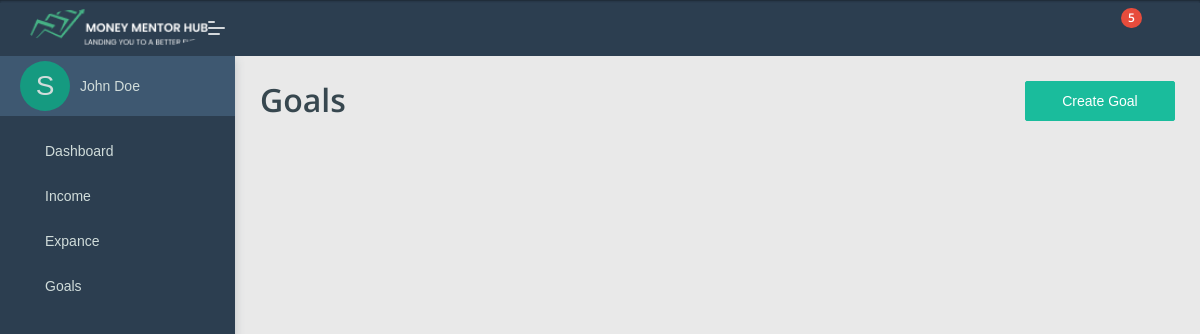
Page /FinanceApp/view-goals/ on the earlier database version.
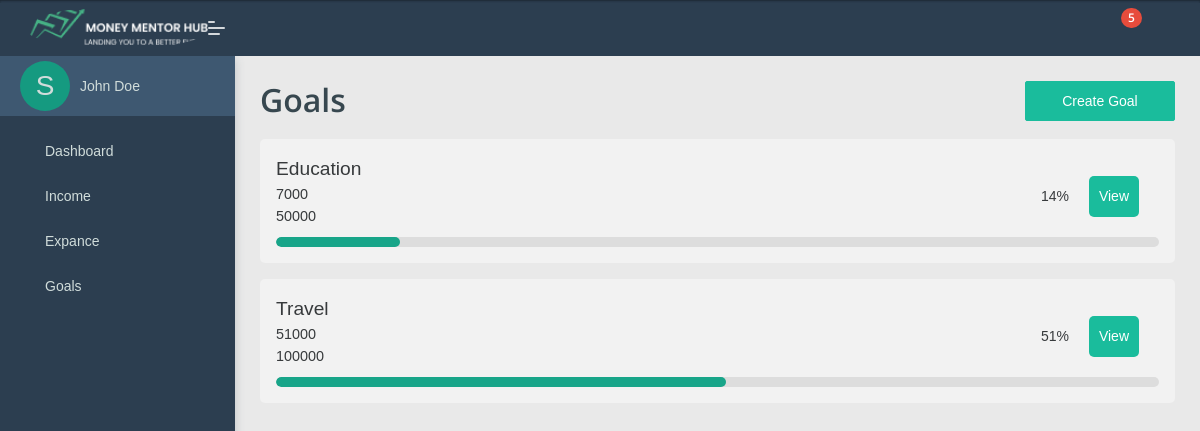
Same page on the later database version.
### FinanceApp/models.py (models this page shows)
class Goals(models.Model):
     user_id = models.ForeignKey(User_Register,on_delete=models.CASCADE)
     Goal_name = models.CharField(max_length=200)
     Target_amount = models.BigIntegerField()
     Saved_amount = models.BigIntegerField()
     Targe_date = models.DateField()
     per = models.BigIntegerField()

### FinanceApp/views.py (the view)
# urls.py: path('FinanceApp/view-goals/',view_goals,name='view_Goal'),
def view_goals(request):
    per = 0
    all_goals = Goals.objects.all()
    record_count = Goals.objects.count()
    if record_count > 0:
        for row in all_goals:
            saved_amount = row.Saved_amount
            target_amount = row.Target_amount
            per =round(( saved_amount / target_amount )*100)
    return render(request,'View_Goals.html',{'all_goals':all_goals,'per':per})

### FinanceApp/templates/View_Goals.html (shortened to what this page needs)
{% load static %}
<!DOCTYPE html>
<html lang="en">
<head>
     <link rel="stylesheet" href="{% static 'User_panel/assets/css/style.css'%}">
</head>
<body class="">
     {% include 'sidebar-header.html'%}
     <div class="pcoded-main-container">
          <div class="pcoded-content">
               <div class="First_row">
                    <div class="page-header-title">
                         <h2 class="m-b-10">Goals</h2>
                    </div>
                    <a href="/FinanceApp/add-Goals/"><button type="button" class="btn  btn-primary btn-sm btn-my">Create Goal</button></a>
               </div>
               {% load mathfilters %}
               {% for row in all_goals%}
               <div class="goal-progress">
                    <div class="goal-first">
                         <div class="goal-name-main">
                              <div class="goal-name" >{{row.Goal_name}}</div>
                              <div class="goal-amount" id="savedAmount_{{ row.id }}" data-saved="{{ row.Saved_amount }}">{{ row.Saved_amount }}</div>
                              <div class="goal-amount" id="targetAmount_{{ row.id }}" data-target="{{ row.Target_amount }}">{{ row.Target_amount }}</div>
                         </div>
                         <div class="goal_per-main">
                              <div class="per">
                                   {{row.per}}%
                              </div>
                              <div class="btn">
                                   <a href="/FinanceApp/single-goal/{{row.id}}">
                                 <button class="btn-single">
                                   View
                              </button>
                         </a>
                              </div>
                         </div>
                    </div>
                    <div class="progress-bar">
                         <div class="progress" style="width: 0%"></div>
                     </div>
               </div>
               {% endfor%}
          </div>
          </div>
</body>
</head>
</html>

### FinanceApp/templates/sidebar-header.html (shortened to what this page needs)
{% load static %}
<nav class="pcoded-navbar  ">
	<div class="navbar-wrapper  ">
		<div class="navbar-content scroll-div ">
			<div class="main_menu-s">
				<div class="main-menu-header">
					<div class="header_char"><span>S</span></div>
					<div class="user-details">
						<span>John Doe</span>
					</div>
				</div>
			</div>
			<ul class="nav pcoded-inner-navbar ">
				<li class="nav-item">
					<a href="/FinanceApp/dashboard" class="nav-link "><span class="pcoded-micon"><i
								class="feather icon-home"></i></span><span class="pcoded-mtext">Dashboard</span></a>
				</li>
				<li class="nav-item">
					<a href="/FinanceApp/income" class="nav-link "><span class="pcoded-micon"><i
								class="feather icon-pie-chart"></i></span><span class="pcoded-mtext">Income</span></a>
				</li>
				<li class="nav-item">
					<a href="/FinanceApp/Expance" class="nav-link "><span class="pcoded-micon"><i
								class="feather icon-pie-chart"></i></span><span class="pcoded-mtext">Expance</span></a>
				</li>
				<li class="nav-item pcoded-hasmenu">
					<a href="#!" class="nav-link "><span class="pcoded-micon"><i
						class="feather icon-pie-chart"></i></span><span class="pcoded-mtext">Goals</span></a>
				 </li>
			</ul>
		</div>
	</div>
</nav>
<header class="navbar pcoded-header navbar-expand-lg navbar-light header-dark">
	<div class="m-header">
		<div class="header-logo">
			<img class="img-radius" src="{% static 'User_panel/assets/images/logo/logo-header.png'%}"
				alt="User-Profile-Image" class="">
		</div>
		<a class="mobile-menu" id="mobile-collapse" href="#"><span></span></a>
	</div>
	<div class="collapse navbar-collapse">
		<ul class="navbar-nav mr-auto">
			<li class="nav-item">
				<a href="#!" class="pop-search"><i class="feather icon-search"></i></a>
			</li>
		</ul>
		<ul class="navbar-nav ml-auto">
			<li>
				<div class="dropdown">
					<a class="dropdown-toggle" href="#" data-toggle="dropdown">
						<i class="icon feather icon-bell"></i>
						<span class="badge badge-pill badge-danger">5</span>
					</a>
				</div>
			</li>
			<li>
				<div class="dropdown drp-user">
					<a href="#" class="dropdown-toggle" data-toggle="dropdown">
						<i class="feather icon-user"></i>
					</a>
				</div>
			</li>
		</ul>
	</div>
</header>

Differences in the rows shown:
added Goals: Goal_name "Education", Saved_amount "7000", Target_amount "50000", per "14"
added Goals: Goal_name "Travel", Saved_amount "51000", Target_amount "100000", per "51"
